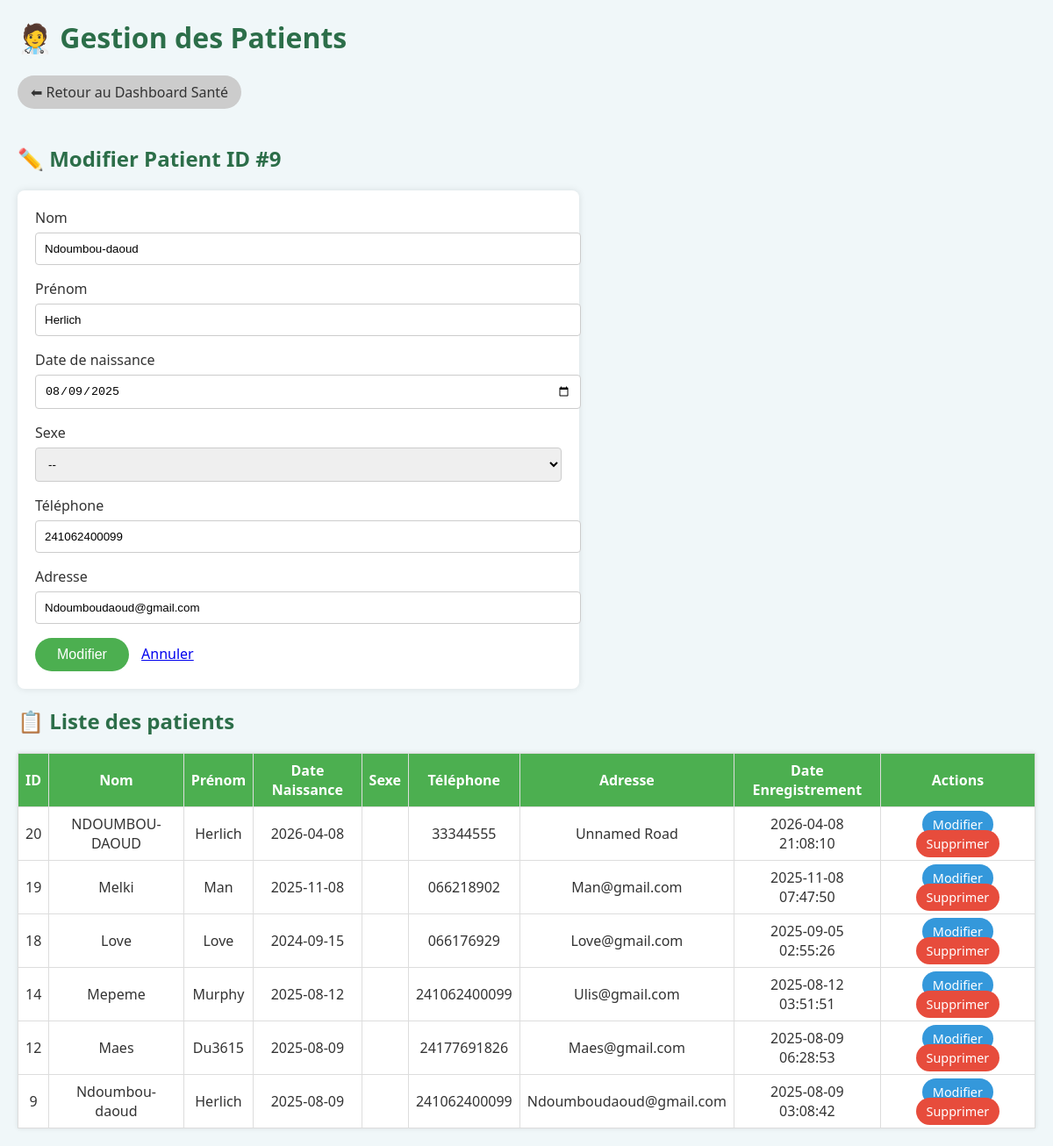
Screenshot of /patients.php?edit=9 with the database file from the repository.
### tables this page shows
CREATE TABLE `patients` (
  `id` int(11) NOT NULL,
  `nom` varchar(100) NOT NULL,
  `prenom` varchar(100) NOT NULL,
  `date_naissance` date NOT NULL,
  `sexe` enum('M','F','Autre') NOT NULL,
  `telephone` varchar(20) DEFAULT NULL,
  `adresse` varchar(255) DEFAULT NULL,
  `date_enregistrement` datetime DEFAULT current_timestamp()
);

### patients.php (the view, shortened to what this page needs)
<?php
$host     = 'localhost';
$dbname   = 'monitoring';
$username = 'root';
$password = '';
try {
    $pdo = new PDO("mysql:host=$host;dbname=$dbname;charset=utf8mb4", $username, $password);
    $pdo->setAttribute(PDO::ATTR_ERRMODE, PDO::ERRMODE_EXCEPTION);
} catch(PDOException $e) {
    die("Erreur connexion : " . $e->getMessage());
}
$pdo->exec("
CREATE TABLE IF NOT EXISTS patients (
    id INT AUTO_INCREMENT PRIMARY KEY,
    nom VARCHAR(100) NOT NULL,
    prenom VARCHAR(100) NOT NULL,
    date_naissance DATE,
    sexe VARCHAR(10),
    telephone VARCHAR(20),
    adresse VARCHAR(255),
    date_enregistrement DATETIME DEFAULT CURRENT_TIMESTAMP
)
");
$editPatient = null;
if (isset($_GET['edit'])) {
    $stmt = $pdo->prepare("SELECT * FROM patients WHERE id=?");
    $stmt->execute([$_GET['edit']]);
    $editPatient = $stmt->fetch(PDO::FETCH_ASSOC);
}
$patients = $pdo->query("SELECT * FROM patients ORDER BY date_enregistrement DESC")->fetchAll();
?>
<!DOCTYPE html>
<html lang="fr">
<head>
</head>
<body>
<header>
    <h1>🧑‍⚕️ Gestion des Patients</h1>
</header>
<div class="return-btn">
    <a href="dashboard_health.php">⬅ Retour au Dashboard Santé</a>
</div>
<?php if ($editPatient): ?>
    <h2>✏️ Modifier Patient ID #<?= htmlspecialchars($editPatient['id']) ?></h2>
    <form method="post">
        <label>Nom</label>
        <input type="text" name="nom" value="<?= htmlspecialchars($editPatient['nom']) ?>" required>
        <label>Prénom</label>
        <input type="text" name="prenom" value="<?= htmlspecialchars($editPatient['prenom']) ?>" required>
        <label>Date de naissance</label>
        <input type="date" name="date_naissance" value="<?= htmlspecialchars($editPatient['date_naissance']) ?>">
        <label>Sexe</label>
        <select name="sexe">
            <option value="" <?= $editPatient['sexe']==='' ? 'selected' : '' ?>>--</option>
        </select>
        <label>Téléphone</label>
        <input type="text" name="telephone" value="<?= htmlspecialchars($editPatient['telephone']) ?>">
        <label>Adresse</label>
        <input type="text" name="adresse" value="<?= htmlspecialchars($editPatient['adresse']) ?>">
        <button type="submit" name="modifier">Modifier</button>
        <a href="patients.php" style="margin-left: 10px;">Annuler</a>
    </form>
<?php endif; ?>
<h2>📋 Liste des patients</h2>
<table>
    <thead>
        <tr>
            <th>ID</th>
            <th>Nom</th>
            <th>Prénom</th>
            <th>Date Naissance</th>
            <th>Sexe</th>
            <th>Téléphone</th>
            <th>Adresse</th>
            <th>Date Enregistrement</th>
            <th>Actions</th>
        </tr>
    </thead>
    <tbody>
        <?php foreach ($patients as $p): ?>
        <tr>
            <td><?= htmlspecialchars($p['id']) ?></td>
            <td><?= htmlspecialchars($p['nom']) ?></td>
            <td><?= htmlspecialchars($p['prenom']) ?></td>
            <td><?= htmlspecialchars($p['date_naissance']) ?></td>
            <td><?= htmlspecialchars($p['sexe']) ?></td>
            <td><?= htmlspecialchars($p['telephone']) ?></td>
            <td><?= htmlspecialchars($p['adresse']) ?></td>
            <td><?= htmlspecialchars($p['date_enregistrement']) ?></td>
            <td class="actions">
                <a href="?edit=<?= $p['id'] ?>" class="btn-secondary">Modifier</a>
                <a href="?supprimer=<?= $p['id'] ?>" class="btn-danger" onclick="return confirm('Supprimer ce patient ?')">Supprimer</a>
            </td>
        </tr>
        <?php endforeach; ?>
    </tbody>
</table>
</body>
</html>

### patients.php (style rules this page uses)
body { font-family: 'Segoe UI', Tahoma, Geneva, Verdana, sans-serif; background: #f0f7f9; margin: 20px; color: #333; }
h1, h2 { color: #2c6e49; }
table { border-collapse: collapse; width: 100%; margin-top: 20px; background: white; box-shadow: 0 0 5px rgba(0,0,0,0.1); }
th, td { border: 1px solid #ddd; padding: 8px; text-align: center; }
th { background-color: #4caf50; color: white; }
form { background: white; padding: 20px; border-radius: 8px; box-shadow: 0 0 8px rgba(0,0,0,0.1); max-width: 600px; }
input[type=text], input[type=date], select { width: 100%; padding: 10px; margin: 6px 0 16px 0; border: 1px solid #ccc; border-radius: 4px; }
button { background-color: #4caf50; color: white; padding: 10px 25px; border: none; border-radius: 25px; cursor: pointer; font-size: 1rem; }
.btn-danger { background-color: #e74c3c; padding: 6px 12px; border-radius: 20px; color: white; text-decoration: none; }
.btn-secondary { background-color: #3498db; padding: 6px 12px; border-radius: 20px; color: white; text-decoration: none; }
.actions a { margin: 0 4px; font-size: 0.9rem; }
.return-btn a { display: inline-block; margin-bottom: 20px; background: #ccc; padding: 8px 15px; border-radius: 20px; color: #333; text-decoration: none; }

### rows the page displays
patients: id "9", nom "Ndoumbou-daoud", prenom "Herlich", date_naissance "08/09/2025", sexe "--", telephone "241062400099", adresse "Ndoumboudaoud@gmail.com", date_naissance "2025-08-09", date_enregistrement "2025-08-09 03:08:42"
patients: id "20", nom "NDOUMBOU-DAOUD", prenom "Herlich", date_naissance "2026-04-08", telephone "33344555", adresse "Unnamed Road", date_enregistrement "2026-04-08 21:08:10"
patients: id "19", nom "Melki", prenom "Man", date_naissance "2025-11-08", telephone "066218902", adresse "Man@gmail.com", date_enregistrement "2025-11-08 07:47:50"
patients: id "18", nom "Love", prenom "Love", date_naissance "2024-09-15", telephone "066176929", adresse "Love@gmail.com", date_enregistrement "2025-09-05 02:55:26"
patients: id "14", nom "Mepeme", prenom "Murphy", date_naissance "2025-08-12", telephone "241062400099", adresse "Ulis@gmail.com", date_enregistrement "2025-08-12 03:51:51"
patients: id "12", nom "Maes", prenom "Du3615", date_naissance "2025-08-09", telephone "24177691826", adresse "Maes@gmail.com", date_enregistrement "2025-08-09 06:28:53"
